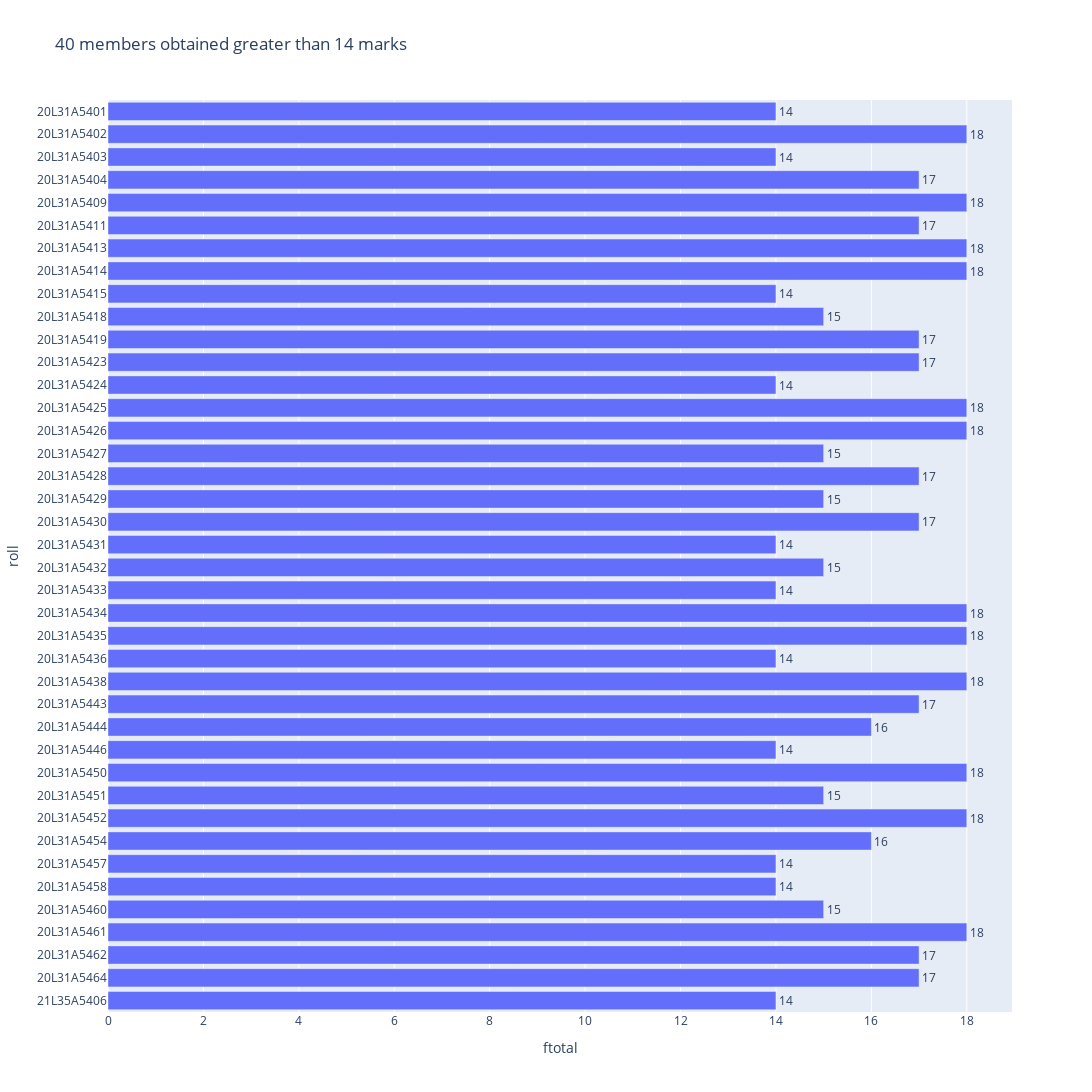

Source (notebook cell):
### Code cell
x = int(input("Enter min marks (0-18) : "))

df = python.loc[python['ftotal']>=x]

fig = px.bar(df,x="ftotal", y="roll", text='ftotal',orientation='h',title=f'{len(df)} members obtained greater than {x} marks ',width=1100, height=1500,)
fig.update_traces(texttemplate='%{text:.2s}', textposition='outside')
fig.update_layout(uniformtext_minsize=8, uniformtext_mode='hide')
fig.update_layout(
    yaxis = dict(autorange="reversed")
)
fig.show()

### Figure 1 — Plotly figure (JSON) as saved in the notebook; plotly's stock layout.template omitted (floating-point values rounded to 4 significant figures)
{"data": [{"alignmentgroup": "True", "hovertemplate": "ftotal=%{text}<br>roll=%{y}<extra></extra>", "legendgroup": "", "marker": {"color": "#636efa", "pattern": {"shape": ""}}, "name": "", "offsetgroup": "", "orientation": "h", "showlegend": false, "text": [14, 18, 14, 17, 18, 17, 18, 18, 14, 15, 17, 17, 14, 18, 18, 15, 17, 15, 17, 14, 15, 14, 18, 18, 14, 18, 17, 16, 14, 18, 15, 18, 16, 14, 14, 15, 18, 17, 17, 14], "textposition": "outside", "texttemplate": "%{text:.2s}", "type": "bar", "x": [14, 18, 14, 17, 18, 17, 18, 18, 14, 15, 17, 17, 14, 18, 18, 15, 17, 15, 17, 14, 15, 14, 18, 18, 14, 18, 17, 16, 14, 18, 15, 18, 16, 14, 14, 15, 18, 17, 17, 14], "xaxis": "x", "y": ["20L31A5401", "20L31A5402", "20L31A5403", "20L31A5404", "20L31A5409", "20L31A5411", "20L31A5413", "20L31A5414", "20L31A5415", "20L31A5418", "20L31A5419", "20L31A5423", "20L31A5424", "20L31A5425", "20L31A5426", "20L31A5427", "20L31A5428", "20L31A5429", "20L31A5430", "20L31A5431", "20L31A5432", "20L31A5433", "20L31A5434", "20L31A5435", "20L31A5436", "20L31A5438", "20L31A5443", "20L31A5444", "20L31A5446", "20L31A5450", "20L31A5451", "20L31A5452", "20L31A5454", "20L31A5457", "20L31A5458", "20L31A5460", "20L31A5461", "20L31A5462", "20L31A5464", "21L35A5406"], "yaxis": "y"}], "layout": {"barmode": "relative", "height": 1500, "legend": {"tracegroupgap": 0}, "title": {"text": "40 members obtained greater than 14 marks "}, "uniformtext": {"minsize": 8, "mode": "hide"}, "width": 1100, "xaxis": {"anchor": "y", "domain": [0, 1], "title": {"text": "ftotal"}}, "yaxis": {"anchor": "x", "autorange": "reversed", "domain": [0, 1], "title": {"text": "roll"}}}}
